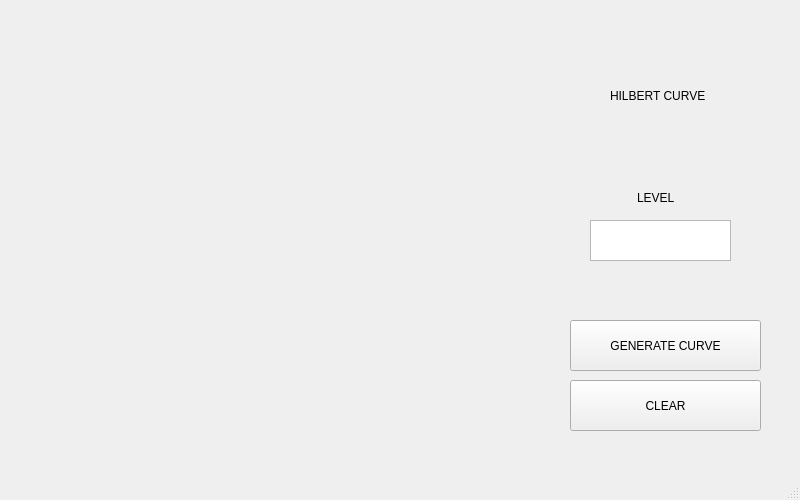
<?xml version="1.0" encoding="UTF-8"?>
<ui version="4.0">
 <class>MainWindow</class>
 <widget class="QMainWindow" name="MainWindow">
  <property name="geometry">
   <rect>
    <x>0</x>
    <y>0</y>
    <width>800</width>
    <height>500</height>
   </rect>
  </property>
  <property name="windowTitle">
   <string>MainWindow</string>
  </property>
  <widget class="QWidget" name="centralwidget">
   <widget class="QLabel" name="label">
    <property name="geometry">
     <rect>
      <x>0</x>
      <y>0</y>
      <width>500</width>
      <height>500</height>
     </rect>
    </property>
    <property name="text">
     <string/>
    </property>
   </widget>
   <widget class="QLabel" name="label_2">
    <property name="geometry">
     <rect>
      <x>637</x>
      <y>190</y>
      <width>59</width>
      <height>16</height>
     </rect>
    </property>
    <property name="text">
     <string>LEVEL</string>
    </property>
   </widget>
   <widget class="QTextEdit" name="textEdit">
    <property name="geometry">
     <rect>
      <x>590</x>
      <y>220</y>
      <width>141</width>
      <height>41</height>
     </rect>
    </property>
   </widget>
   <widget class="QPushButton" name="pushButton">
    <property name="geometry">
     <rect>
      <x>570</x>
      <y>320</y>
      <width>191</width>
      <height>51</height>
     </rect>
    </property>
    <property name="text">
     <string>GENERATE CURVE</string>
    </property>
   </widget>
   <widget class="QLabel" name="label_3">
    <property name="geometry">
     <rect>
      <x>610</x>
      <y>80</y>
      <width>101</width>
      <height>31</height>
     </rect>
    </property>
    <property name="text">
     <string>HILBERT CURVE</string>
    </property>
   </widget>
   <widget class="QPushButton" name="pushButton_2">
    <property name="geometry">
     <rect>
      <x>570</x>
      <y>380</y>
      <width>191</width>
      <height>51</height>
     </rect>
    </property>
    <property name="text">
     <string>CLEAR</string>
    </property>
   </widget>
  </widget>
  <widget class="QMenuBar" name="menubar">
   <property name="geometry">
    <rect>
     <x>0</x>
     <y>0</y>
     <width>800</width>
     <height>22</height>
    </rect>
   </property>
  </widget>
  <widget class="QStatusBar" name="statusbar"/>
 </widget>
 <resources/>
 <connections/>
</ui>
